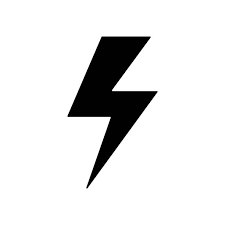
#> input picture 5_Programmation/test/14_line_detection/lightning.png, 225 x 225 px
$ python line_detect_1.py
#> lines starting #> are read from the running program, lines starting #| are printed output that depends on the picture; after the words box and inside, x2 and y2 are one past the last pixel; in counts of white or black regions, pixels touching at a corner belong together
#line_detect_1.py / 18.11.2020 / Robin Forestier
#import de la bibliothèque opencv
import cv2
import numpy as np

#charge l'image
img = cv2.imread('lightning.png')
#> img is the input picture: shape (225, 225, 3); min 1, max 255, mean 228.5
#passe image en gris
gray = cv2.cvtColor(img,cv2.COLOR_BGR2GRAY)

edges = cv2.Canny(gray,50,150,apertureSize = 3)
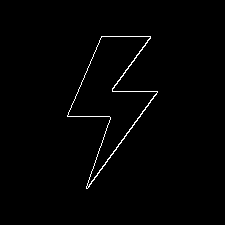
#> edges: shape (225, 225); 1.1% white in thin lines or dots, all inside (x1, y1, x2, y2) = (67, 36, 158, 189)

lines = cv2.HoughLines(edges,1,np.pi/180,40)
#> lines = 14 rows, first 8: [181, 0.628], [180, 0.611], [107, 0.401], [143, 0.628], [142, 0.332], [144, 0.349], [140, 0.314], [108, 0.419]

for line in lines:
    rho,theta = line[0]
    a = np.cos(theta)
    b = np.sin(theta)
    x0 = a*rho
    y0 = b*rho
    x1 = int(x0 + 1000*(-b))
    y1 = int(y0 + 1000*(a))
    x2 = int(x0 - 1000*(-b))
    y2 = int(y0 - 1000*(a))

    cv2.line(img,(x1,y1),(x2,y2),(0,0,255),2)
#> this loop made 14 passes
#> (rho, theta, a, b, x0, y0, x1, y1) on passes 1 to 12: (181, 0.628, 0.809, 0.588, 146.4, 106.4, -441, 915), (180, 0.611, 0.819, 0.574, 147.4, 103.2, -426, 922), (107, 0.401, 0.921, 0.391, 98.49, 41.81, -292, 962), (143, 0.628, 0.809, 0.588, 115.7, 84.05, -472, 893), (142, 0.332, 0.946, 0.326, 134.3, 46.23, -191, 991), (144, 0.349, 0.94, 0.342, 135.3, 49.25, -206, 988), (140, 0.314, 0.951, 0.309, 133.1, 43.26, -175, 994), (108, 0.419, 0.914, 0.407, 98.66, 43.93, -308, 957), (36, 1.57, -4.37e-08, 1, -1.57e-06, 36, -1000, 35), (91, 1.57, -4.37e-08, 1, -3.98e-06, 91, -1000, 90), (142, 0.663, 0.788, 0.616, 111.9, 87.42, -503, 875), (116, 1.57, -4.37e-08, 1, -5.07e-06, 116, -1000, 115)
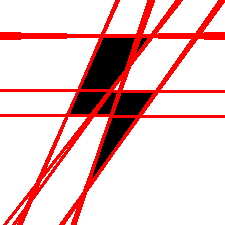
#> img: shape (225, 225, 3); 14.08% of pixels changed, all inside (x1, y1, x2, y2) = (0, 0, 225, 225)

#affiche my_image / titre = mon image
cv2.imshow('mon image', img)

#attendre qu'une touch soit pressée
cv2.waitKey(0)
#ferme toutes les fenêtre
cv2.destroyAllWindows()
